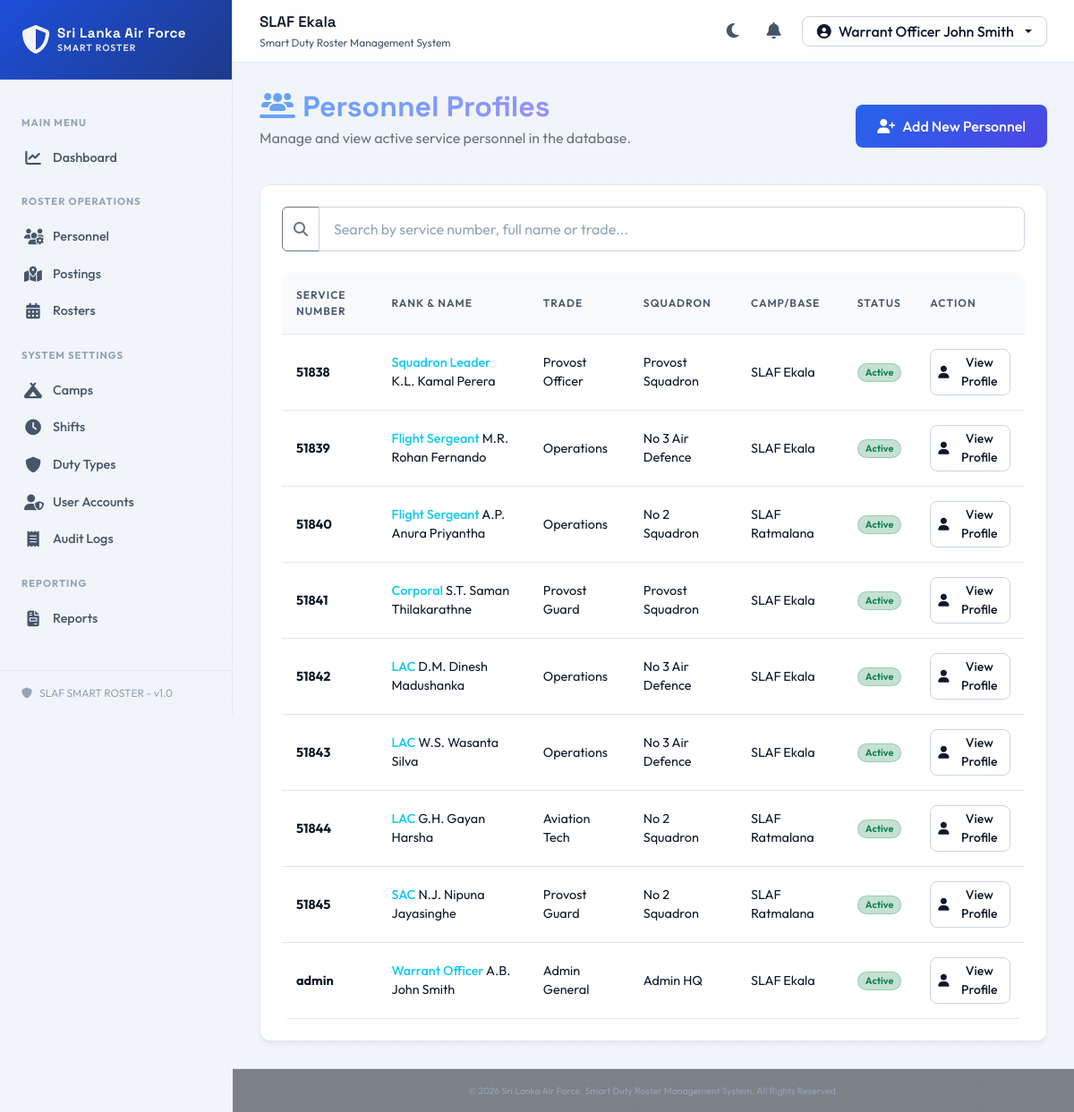
The app's page /personnel (signed in) with its own data.
### tables this page shows
CREATE TABLE IF NOT EXISTS `camps` (
  `camp_id` INT AUTO_INCREMENT PRIMARY KEY,
  `camp_code` VARCHAR(50) UNIQUE NOT NULL,
  `camp_name` VARCHAR(150) NOT NULL,
  `address` TEXT NULL,
  `status` ENUM('Active', 'Inactive') DEFAULT 'Active',
  `created_at` TIMESTAMP DEFAULT CURRENT_TIMESTAMP,
  `updated_at` TIMESTAMP DEFAULT CURRENT_TIMESTAMP ON UPDATE CURRENT_TIMESTAMP,
  INDEX idx_camp_status (`status`)
);

CREATE TABLE IF NOT EXISTS `personnel` (
  `service_number` VARCHAR(30) PRIMARY KEY,
  `rank` VARCHAR(50) NOT NULL,
  `initials` VARCHAR(50) NOT NULL,
  `full_name` VARCHAR(255) NOT NULL,
  `trade` VARCHAR(100) NOT NULL,
  `squadron` VARCHAR(100) NOT NULL,
  `camp_id` INT NOT NULL,
  `contact_number` VARCHAR(30) NULL,
  `email` VARCHAR(150) UNIQUE NOT NULL,
  `status` ENUM('Active', 'Inactive', 'Temporary Duty', 'Leave') DEFAULT 'Active',
  `created_at` TIMESTAMP DEFAULT CURRENT_TIMESTAMP,
  `updated_at` TIMESTAMP DEFAULT CURRENT_TIMESTAMP ON UPDATE CURRENT_TIMESTAMP,
  FOREIGN KEY (`camp_id`) REFERENCES `camps` (`camp_id`) ON UPDATE CASCADE,
  INDEX idx_personnel_camp (`camp_id`),
  INDEX idx_personnel_status (`status`)
);

### controllers/PersonnelController.php (called while the page is built, shortened)
<?php
class PersonnelController {
    public function index() {
        $personnelList = Personnel::getAll();
        include __DIR__ . '/../views/personnel/index.php';
    }
}

### helpers/Session.php (called while the page is built, shortened)
<?php
class Session {
    public static function get($key, $default = null) {
        return isset($_SESSION[$key]) ? $_SESSION[$key] : $default;
    }
    public static function has($key) {
        return isset($_SESSION[$key]);
    }
}

### middleware/LocationMiddleware.php (called while the page is built, shortened)
<?php
class LocationMiddleware {
    public static function getCampConstraint() {
        return null;
    }
}

### models/Personnel.php (called while the page is built, shortened)
<?php
class Personnel {
    public static function getAll($campId = null, $status = null) {
        $db = Database::getInstance()->getConnection();
        $restrictedCampId = LocationMiddleware::getCampConstraint();
        $sql = "SELECT p.*, c.camp_name
                FROM personnel p
                JOIN camps c ON p.camp_id = c.camp_id
                WHERE 1=1";
        $params = [];
        $sql .= " ORDER BY p.service_number ASC";
        $stmt = $db->prepare($sql);
        $stmt->execute($params);
        return $stmt->fetchAll();
    }
}

### views/personnel/index.php (the view, shortened to what this page needs)
<?php
include __DIR__ . '/../layout/header.php';
?>
<div class="row mb-4 align-items-center">
    <div class="col-md-6">
        <h2 class="fw-bold mb-1 gradient-text"><i class="fas fa-users-line"></i> Personnel Profiles</h2>
        <p class="text-secondary">Manage and view active service personnel in the database.</p>
    </div>
    <div class="col-md-6 text-md-end">
        <?php if ($roleName === 'SNCO' || $roleName === 'Administrator'): ?>
            <button type="button" class="btn btn-custom btn-custom-primary" data-bs-toggle="modal" data-bs-target="#addPersonnelModal">
                <i class="fas fa-user-plus"></i> Add New Personnel
            </button>
        <?php endif; ?>
    </div>
</div>
<div class="glass-card p-4">
    <div class="mb-4">
        <div class="input-group">
            <span class="input-group-text bg-transparent border-secondary text-secondary"><i class="fas fa-search"></i></span>
            <input type="text" id="personnelSearchInput" class="form-control form-control-custom" placeholder="Search by service number, full name or trade...">
        </div>
    </div>
    <div class="table-custom-container">
        <table class="table-custom" id="personnelTable">
            <thead>
                <tr>
                    <th>Service Number</th>
                    <th>Rank & Name</th>
                    <th>Trade</th>
                    <th>Squadron</th>
                    <th>Camp/Base</th>
                    <th>Status</th>
                    <th>Action</th>
                </tr>
            </thead>
            <tbody>
                <?php if (empty($personnelList)): ?>
                    <tr>
                        <td colspan="7" class="text-center text-secondary py-4">No personnel profiles found.</td>
                    </tr>
                <?php else: ?>
                    <?php foreach ($personnelList as $p): ?>
                        <tr class="personnel-row">
                            <td class="fw-bold search-cell-service"><?= htmlspecialchars($p['service_number']) ?></td>
                            <td class="search-cell-name">
                                <span class="text-info fw-medium"><?= htmlspecialchars($p['rank']) ?></span>
                                <?= htmlspecialchars($p['initials'] . ' ' . $p['full_name']) ?>
                            </td>
                            <td class="search-cell-trade"><?= htmlspecialchars($p['trade']) ?></td>
                            <td><?= htmlspecialchars($p['squadron']) ?></td>
                            <td><?= htmlspecialchars($p['camp_name']) ?></td>
                            <td>
                                <?php
                                $status = $p['status'];
                                $badgeClass = 'bg-secondary';
                                if ($status === 'Active') $badgeClass = 'bg-success';
                                elseif ($status === 'Leave') $badgeClass = 'bg-warning';
                                elseif ($status === 'Temporary Duty') $badgeClass = 'bg-info';
                                ?>
                                <span class="badge <?= $badgeClass ?> bg-opacity-25 border border-<?= substr($badgeClass, 3) ?> border-opacity-25 text-<?= substr($badgeClass, 3) === 'warning' ? 'warning' : (substr($badgeClass, 3) === 'success' ? 'success' : 'info') ?> px-2 py-1 small rounded-pill">
                                    <?= htmlspecialchars($status) ?>
                                </span>
                            </td>
                            <td>
                                <a href="<?= BASE_URL ?>/personnel/view?service_number=<?= urlencode($p['service_number']) ?>" class="btn btn-sm btn-custom btn-custom-secondary py-1 px-2">
                                    <i class="fas fa-user"></i> View Profile
                                </a>
                            </td>
                        </tr>
                    <?php endforeach; ?>
                <?php endif; ?>
            </tbody>
        </table>
    </div>
</div>
<?php
include __DIR__ . '/../layout/footer.php';
?>

### views/layout/header.php (shortened to what this page needs)
<?php
$isLoggedIn = Session::has('user_id');
$roleName = Session::get('role_name');
$fullName = Session::get('full_name');
$rankName = Session::get('rank');
?>
<!DOCTYPE html>
<html lang="en">
<head>
    <link href="<?= BASE_URL ?>/views/assets/vendor/css/bootstrap.min.css" rel="stylesheet">
    <link href="<?= BASE_URL ?>/views/assets/vendor/css/all.min.css" rel="stylesheet">
    <link href="<?= BASE_URL ?>/views/assets/css/style.css" rel="stylesheet">
</head>
<body>
    <?php if ($isLoggedIn):
        $campName = 'SLAF Base';
        if (Session::get('camp_id')) {
            try {
                $db = Database::getInstance()->getConnection();
                $stmt = $db->prepare("SELECT camp_name FROM camps WHERE camp_id = ?");
                $stmt->execute([Session::get('camp_id')]);
                $campName = $stmt->fetchColumn() ?: 'SLAF Base';
            } catch (Exception $e) {
            }
        }
    ?>
    <div class="app-container">
        <aside class="sidebar-custom offcanvas-lg offcanvas-start" id="sidebarMenu" tabindex="-1" aria-labelledby="sidebarMenuLabel">
            <div class="sidebar-header d-flex align-items-center justify-content-between">
                <div class="d-flex align-items-center gap-2">
                    <div class="sidebar-brand-img"><i class="fas fa-shield-halved"></i></div>
                    <div class="sidebar-brand-text">
                        <div class="sidebar-brand-title">Sri Lanka Air Force</div>
                        <div class="sidebar-brand-subtitle">SMART ROSTER</div>
                    </div>
                </div>
            </div>
            <div class="sidebar-menu">
                <div class="sidebar-group-title">Main Menu</div>
                <a class="sidebar-link <?= ($route ?? '') === '/dashboard' ? 'active' : '' ?>" href="<?= BASE_URL ?>/dashboard">
                    <i class="fas fa-chart-line"></i> Dashboard
                </a>
                <?php if ($roleName === 'Administrator'): ?>
                    <div class="sidebar-group-title">Roster Operations</div>
                    <a class="sidebar-link <?= ($route ?? '') === '/personnel' ? 'active' : '' ?>" href="<?= BASE_URL ?>/personnel">
                        <i class="fas fa-users-gear"></i> Personnel
                    </a>
                    <a class="sidebar-link <?= ($route ?? '') === '/postings' ? 'active' : '' ?>" href="<?= BASE_URL ?>/postings">
                        <i class="fas fa-map-location-dot"></i> Postings
                    </a>
                    <a class="sidebar-link <?= ($route ?? '') === '/rosters' ? 'active' : '' ?>" href="<?= BASE_URL ?>/rosters">
                        <i class="fas fa-calendar-days"></i> Rosters
                    </a>
                    <div class="sidebar-group-title">System Settings</div>
                    <a class="sidebar-link <?= ($route ?? '') === '/camps' ? 'active' : '' ?>" href="<?= BASE_URL ?>/camps">
                        <i class="fas fa-campground"></i> Camps
                    </a>
                    <a class="sidebar-link <?= ($route ?? '') === '/shifts' ? 'active' : '' ?>" href="<?= BASE_URL ?>/shifts">
                        <i class="fas fa-clock"></i> Shifts
                    </a>
                    <a class="sidebar-link <?= ($route ?? '') === '/duty-types' ? 'active' : '' ?>" href="<?= BASE_URL ?>/duty-types">
                        <i class="fas fa-shield"></i> Duty Types
                    </a>
                    <a class="sidebar-link <?= ($route ?? '') === '/users' ? 'active' : '' ?>" href="<?= BASE_URL ?>/users">
                        <i class="fas fa-user-shield"></i> User Accounts
                    </a>
                    <a class="sidebar-link <?= ($route ?? '') === '/audit-logs' ? 'active' : '' ?>" href="<?= BASE_URL ?>/audit-logs">
                        <i class="fas fa-receipt"></i> Audit Logs
                    </a>
                    <div class="sidebar-group-title">Reporting</div>
                    <a class="sidebar-link <?= ($route ?? '') === '/reports' ? 'active' : '' ?>" href="<?= BASE_URL ?>/reports">
                        <i class="fas fa-file-invoice"></i> Reports
                    </a>
                <?php endif; ?>
            </div>
            <div class="sidebar-footer">
                <i class="fas fa-shield"></i> SLAF SMART ROSTER - v1.0
            </div>
        </aside>
        <div class="main-layout">
            <header class="topbar-custom">
                <div class="d-flex align-items-center">
                    <div class="topbar-title-section">
                        <div class="topbar-title d-none d-md-block"><?= htmlspecialchars($campName) ?></div>
                        <div class="topbar-subtitle d-none d-md-block">Smart Duty Roster Management System</div>
                    </div>
                </div>
                <div class="topbar-actions">
                    <button class="topbar-action-btn" id="themeToggle" title="Toggle theme">
                        <i class="fas fa-moon"></i>
                    </button>
                    <a href="<?= BASE_URL ?>/notifications" class="topbar-action-btn position-relative text-decoration-none" title="Notifications">
                        <i class="fas fa-bell"></i>
                    </a>
                    <div class="dropdown">
                        <button class="btn btn-custom btn-custom-secondary dropdown-toggle py-1 px-2 px-md-3" type="button" id="userMenu" data-bs-toggle="dropdown" aria-expanded="false">
                            <i class="fas fa-user-circle"></i> <span class="d-none d-md-inline"><?= htmlspecialchars($rankName . ' ' . $fullName) ?></span>
                        </button>
                    </div>
                </div>
            </header>
            <div class="main-content-container">
    <?php else: ?>
        <div class="container my-4 content-wrapper">
    <?php endif; ?>

### records on screen
camps: camp_name "SLAF Ekala"
personnel: service_number "51838", rank "Squadron Leader", initials+full_name "K.L. Kamal Perera", trade "Provost Officer", squadron "Provost Squadron", camp.camp_name "SLAF Ekala", status "Active"
personnel: service_number "51839", rank "Flight Sergeant", initials+full_name "M.R. Rohan Fernando", trade "Operations", squadron "No 3 Air Defence", camp.camp_name "SLAF Ekala", status "Active"
personnel: service_number "51840", rank "Flight Sergeant", initials+full_name "A.P. Anura Priyantha", trade "Operations", squadron "No 2 Squadron", camp.camp_name "SLAF Ratmalana", status "Active"
personnel: service_number "51841", rank "Corporal", initials+full_name "S.T. Saman Thilakarathne", trade "Provost Guard", squadron "Provost Squadron", camp.camp_name "SLAF Ekala", status "Active"
personnel: service_number "51842", rank "LAC", initials+full_name "D.M. Dinesh Madushanka", trade "Operations", squadron "No 3 Air Defence", camp.camp_name "SLAF Ekala", status "Active"
personnel: service_number "51843", rank "LAC", initials+full_name "W.S. Wasanta Silva", trade "Operations", squadron "No 3 Air Defence", camp.camp_name "SLAF Ekala", status "Active"
personnel: service_number "51844", rank "LAC", initials+full_name "G.H. Gayan Harsha", trade "Aviation Tech", squadron "No 2 Squadron", camp.camp_name "SLAF Ratmalana", status "Active"
personnel: service_number "51845", rank "SAC", initials+full_name "N.J. Nipuna Jayasinghe", trade "Provost Guard", squadron "No 2 Squadron", camp.camp_name "SLAF Ratmalana", status "Active"
personnel: service_number "admin", rank "Warrant Officer", initials+full_name "A.B. John Smith", trade "Admin General", squadron "Admin HQ", camp.camp_name "SLAF Ekala", status "Active"

### other values on screen
$rankName . ' ' . $fullName "Warrant Officer John Smith"
